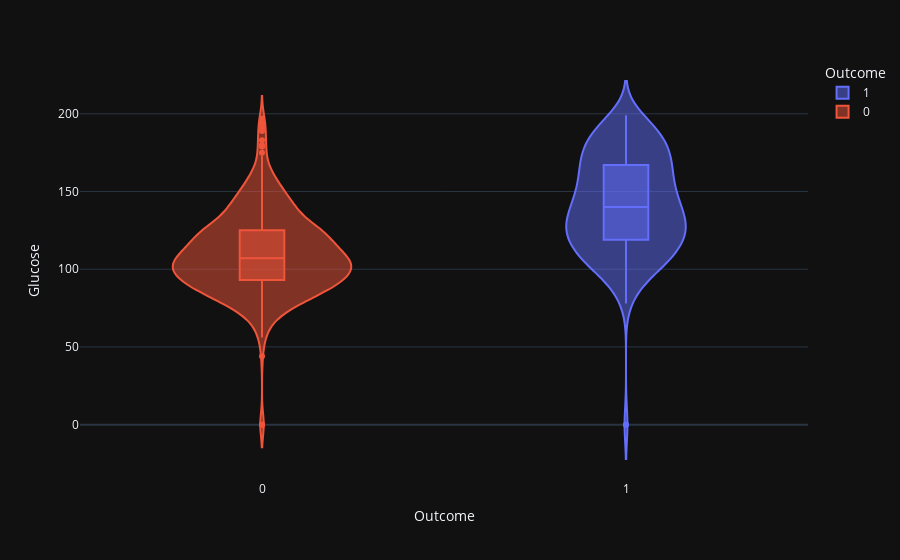
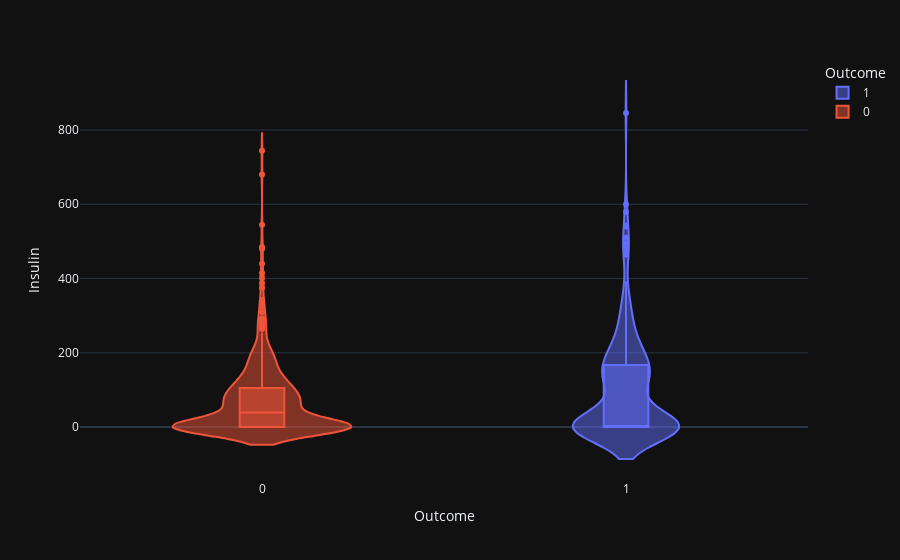

Notebook code cell kept with these figures, in order:
### Code cell
violin('Glucose')
violin('Insulin')

### Figure 1 — Plotly figure (JSON) as saved in the notebook; plotly's stock layout.template omitted (floating-point values rounded to 4 significant figures; data arrays with more than 128 entries replaced by an {"elided": "..."} marker saying what was removed)
{"data": [{"alignmentgroup": "True", "box": {"visible": true}, "hovertemplate": "Outcome=%{x}<br>Glucose=%{y}<extra></extra>", "legendgroup": "1", "marker": {"color": "#636efa"}, "name": "1", "offsetgroup": "1", "orientation": "v", "scalegroup": "True", "showlegend": true, "type": "violin", "x": {"elided": "268 int values"}, "x0": " ", "xaxis": "x", "y": {"elided": "268 int values"}, "y0": " ", "yaxis": "y"}, {"alignmentgroup": "True", "box": {"visible": true}, "hovertemplate": "Outcome=%{x}<br>Glucose=%{y}<extra></extra>", "legendgroup": "0", "marker": {"color": "#EF553B"}, "name": "0", "offsetgroup": "0", "orientation": "v", "scalegroup": "True", "showlegend": true, "type": "violin", "x": {"elided": "500 int values"}, "x0": " ", "xaxis": "x", "y": {"elided": "500 int values"}, "y0": " ", "yaxis": "y"}], "layout": {"legend": {"title": {"text": "Outcome"}, "tracegroupgap": 0}, "margin": {"t": 60}, "violinmode": "overlay", "xaxis": {"anchor": "y", "categoryarray": [1, 0], "categoryorder": "array", "domain": [0, 1], "title": {"text": "Outcome"}}, "yaxis": {"anchor": "x", "domain": [0, 1], "title": {"text": "Glucose"}}}}

### Figure 2 — Plotly figure (JSON) as saved in the notebook; plotly's stock layout.template omitted (floating-point values rounded to 4 significant figures; data arrays with more than 128 entries replaced by an {"elided": "..."} marker saying what was removed)
{"data": [{"alignmentgroup": "True", "box": {"visible": true}, "hovertemplate": "Outcome=%{x}<br>Insulin=%{y}<extra></extra>", "legendgroup": "1", "marker": {"color": "#636efa"}, "name": "1", "offsetgroup": "1", "orientation": "v", "scalegroup": "True", "showlegend": true, "type": "violin", "x": {"elided": "268 int values"}, "x0": " ", "xaxis": "x", "y": {"elided": "268 int values"}, "y0": " ", "yaxis": "y"}, {"alignmentgroup": "True", "box": {"visible": true}, "hovertemplate": "Outcome=%{x}<br>Insulin=%{y}<extra></extra>", "legendgroup": "0", "marker": {"color": "#EF553B"}, "name": "0", "offsetgroup": "0", "orientation": "v", "scalegroup": "True", "showlegend": true, "type": "violin", "x": {"elided": "500 int values"}, "x0": " ", "xaxis": "x", "y": {"elided": "500 int values"}, "y0": " ", "yaxis": "y"}], "layout": {"legend": {"title": {"text": "Outcome"}, "tracegroupgap": 0}, "margin": {"t": 60}, "violinmode": "overlay", "xaxis": {"anchor": "y", "categoryarray": [1, 0], "categoryorder": "array", "domain": [0, 1], "title": {"text": "Outcome"}}, "yaxis": {"anchor": "x", "domain": [0, 1], "title": {"text": "Insulin"}}}}
